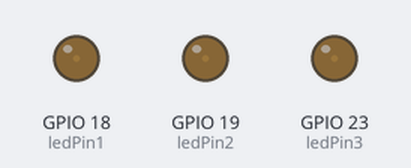
Bench run of a sketch on a simulated ESP32. Parts: output pins drawn as LEDs (lit = HIGH).

Above: at 0.05 s.
At 0.4 s:
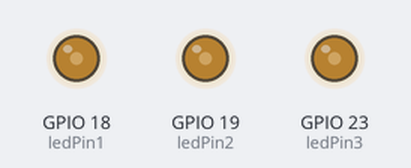
At 0.6 s:
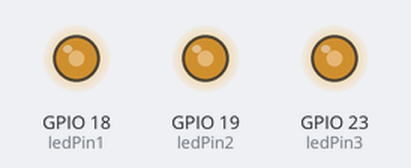
At 0.8 s:
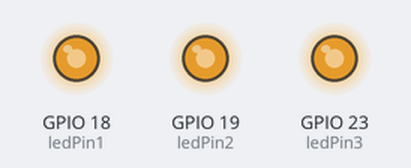
At 1.6 s:
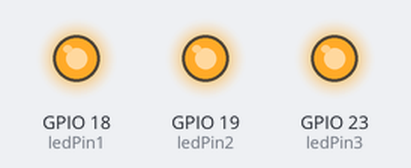
Timing chart, 0 to 3.8 s (numbered marks = the images above):
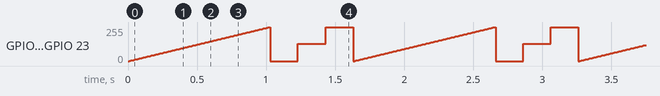

Measured:
- by itself, GPIO 18 (ledPin1), GPIO 19 (ledPin2), GPIO 23 (ledPin3): moves between 0/255 and 255/255, repeating every 1.6 s

The sketch:

sketch_dec21a.ino
```cpp
int ch = 2; // 채널 0 ~ 15까지 사용 가능
int freq = 5000; // PWM의 진동수
int res = 10;
int ledPin1 = 18;
int ledPin2 = 19;
int ledPin3 = 23;

void setup() {
  pinMode(ledPin1,OUTPUT);
  pinMode(ledPin2,OUTPUT);
  pinMode(ledPin3,OUTPUT);
  ledcSetup(ch, freq, res);
  ledcAttachPin(ledPin1, ch);
  ledcAttachPin(ledPin2, ch);
  ledcAttachPin(ledPin3, ch);
}

void loop() {
  for(int i = 0; i < 1024; i = i + 10){
    ledcWrite(ch,i);
    delay(10);
  }


  ledcWrite(ch,0);
  delay(200);
  ledcWrite(ch,512);
  delay(200);
  ledcWrite(ch,1023);
  delay(200);
}
```
